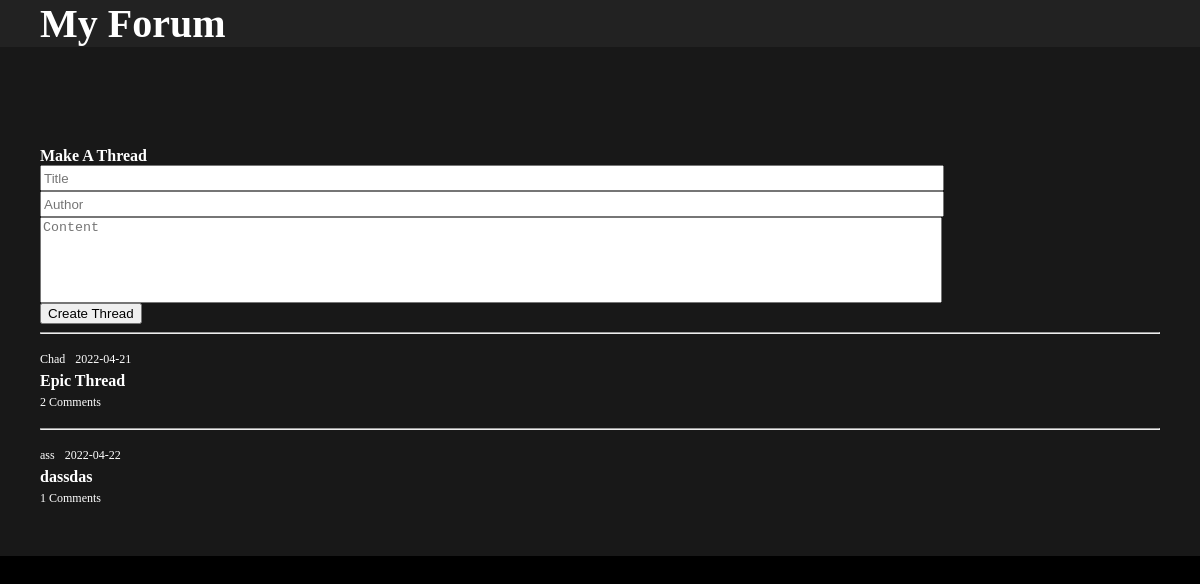
The page / on the database its author committed.
### app.py (models this page shows, shortened)
class Thread(db.Model):
    id = db.Column(db.Integer, primary_key=True)
    title = db.Column(db.String(200), nullable=False)
    author = db.Column(db.String(200), nullable=False)
    date = db.Column(db.DateTime, default=datetime.utcnow)
    content = db.Column(db.String(200), nullable=False)
    comments = db.relationship('Comment', backref='thread', lazy=True)

### app.py (the view)
@app.route('/', methods=['POST', 'GET'])
def index():
    userIP = request.remote_addr
    moderator = False
    if userIP == "192.168.0.1":
        moderator = True
    if request.method == 'POST':
        thread_title = request.form['title']
        thread_author = request.form['author']
        thread_content = request.form['content']
        new_thread = Thread(title=thread_title,author=thread_author,content=thread_content)
        try:
            db.session.add(new_thread)
            db.session.commit()
            return redirect('/')
        except:
            return 'There was an issue adding your thread'
    else:
        threads = Thread.query.order_by(Thread.date).all()
        return render_template('index.html', threads=threads, moderator=moderator)

### templates/index.html (shortened to what this page needs)
{% extends 'base.html' %}
{% block body %}
<div class="content">
    <div class="main">
        <h4>Make A Thread</h4>
        <div class="form">
            <form action="/" method="POST">
                <input type="text" name="title" id="title" placeholder="Title">
                <input type="text" name="author" id="author" placeholder="Author">
                <textarea type="text" name="content" id="content" placeholder="Content"></textarea>
                <input type="submit" value="Create Thread" id="submit">
            </form>
        </div>
        {% if threads|length < 1 %}
        <h4 style="text-align: center">There are no threads. Create one above!</h4>
        {% else %}
            {% for thread in threads %}
            <hr>
            <div class="row">
                <a href="/thread/{{thread.id}}">
                    <div class="meta">
                        <p class="author">
                            {{thread.author}}
                        </p>
                        <p class="timestamp">
                            {{thread.date.date()}}
                        </p>
                    </div>
                    <h4 class="title">
                        {{thread.title}}
                    </h4>
                    <div class="meta">
                        <p class="comment-count">
                            {{thread.comments|length}} Comments
                        </p>
                    </div>
                </a>
            </div>
            {% endfor %}
        {% endif %}
    </div>
</div>
{% endblock %}

### static/css/main.css (style rules this page uses)
body { margin: 0px; background-color: black; }
a { text-decoration: none; color: white; }
h1, h4, ol { margin: 0; color: white; }
p { margin: 5px 0; color: white; }
#title { display: block; width: 80%; height: 20px; }
#author { display: block; width: 80%; height: 20px; }
#content { display: block; width: 80%; height: 80px; resize: none; }
#submit { display: block; }
.main { background-color: #181818; padding: 100px 40px 40px 40px; max-width: 1200px; margin: auto; }
.author { padding-right: 10px; }
.row { padding: 5px 0; }
.row > a { display: inline-block; }
.meta, .top-comment { display: flex; color: grey; font-size: 12px; }
.content { display: block; }
.timestamp { padding-right: 10px; }

### rows shown on the page
Thread: author "Chad", date "2022-04-21", title "Epic Thread", comments|length "2"
Thread: author "ass", date "2022-04-22", title "dassdas", comments|length "1"
